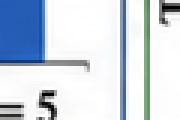
#> input picture gold_bars/axis_arrows_outward/orig_x_tip.png, 180 x 120 px, given in place of orig_x_tip.png.png, which was not available
$ python -i fig_gate_audit.py   (imports and definitions only)
#> lines starting #> are read from the running program, lines starting #| are printed output that depends on the picture; pictures that were not available may be replaced by others from this repository, and a replacement may not be noted
#!/usr/bin/env python3
"""Per-fig OMML + SBS + scene_ui + indistinguishable candidate gates.
t40u: Fallback underscore ban + preview OCR plain-math leak ban.
"""
import json, zipfile, re, shutil
from pathlib import Path
from lxml import etree
from PIL import Image, ImageDraw

ROOT = Path('/workspace/trf_newfigs/consensusretnet_v5')
NS = {
    'm': 'http://schemas.openxmlformats.org/officeDocument/2006/math',
    'a': 'http://schemas.openxmlformats.org/drawingml/2006/main',
    'mc': 'http://schemas.openxmlformats.org/markup-compatibility/2006',
}
# ASCII underscore / ascii-sum fakes that must NOT appear in Fallback or preview
UNDERSCORE_FAKE = re.compile(
    r'(?:V_sys|P_attack|S_info|H_spat|alpha_risk|α_risk|C_51|H_net|P_elec|T_attack|'
    r'sum_[ij]|log_2|m\*\(t\)|O\(d2\)|O\(d\^2\))|(?<![A-Za-z])[A-Za-z]_[A-Za-z0-9]'
)
MATH_RE = re.compile(
    r'V_sys|P_attack|S_info|H_spat|m\*|m⋆|∏|∩|∈\s*R|γ_|α_|σ_|Θ|f_byz|d_model|d_h|∑|'
    r'sum_[ij]|alpha_risk|C_51|H_net'
)
AXIS_OK = re.compile(r'(?i)(log\s*scale|params\s*\(log\)|learning rate|Model Confidence|Confidence \(%\))')


# [107 lines left out: functions _in_fallback, omml_audit, not called in this run]


def make_sbs(fig: str):
    orig = Image.open(ROOT / f'orig/{fig}.png').convert('RGB')
#> orig is the input picture: PIL image 180x120 RGB; mean R, G, B 204.3, 213.8, 225.3
    prev = Image.open(ROOT / f'prev/A/{fig}.png').convert('RGB').resize(orig.size)
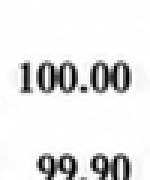
#> input picture gold_bars/axis_arrows_outward/orig_y_tip.png, 150 x 180 px, given in place of orig_x_tip.png.png, which was not available
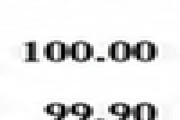
#> prev: PIL image 180x120 RGB; mean R, G, B 229.7, 229.7, 229.8
    sbs = Image.new('RGB', (orig.size[0] * 2 + 8, orig.size[1] + 30), (255, 255, 255))
#> sbs: PIL image 368x150 RGB; every value is 255
    sbs.paste(orig, (0, 28)); sbs.paste(prev, (orig.size[0] + 8, 28))
#> after `sbs.paste(orig, (0, 28))`:
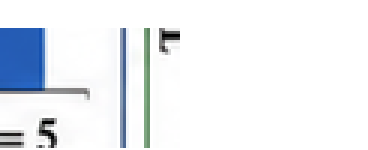
#> sbs: PIL image 368x150 RGB; mean R, G, B 235.2, 238.9, 243.4
#> after `sbs.paste(prev, (orig.size[0] + 8, 28))`:
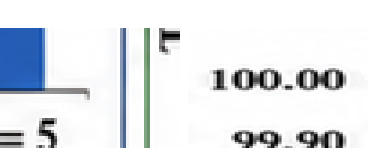
#> sbs: PIL image 368x150 RGB; mean R, G, B 225.3, 229, 233.5
    d = ImageDraw.Draw(sbs)
    d.text((4, 6), f'ORIG {fig}', fill=0)
    d.text((orig.size[0] + 12, 6), 'REPLICA', fill=(0, 80, 160))
    out = ROOT / f'qa/{fig}_vs_orig_sbs.png'
    sbs.save(out)
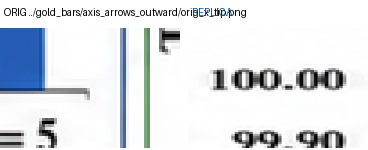
#> saved as orig_x_tip.png_vs_orig_sbs.png: PIL image 368x150 RGB; mean R, G, B 222.4, 226.3, 230.9
    return str(out)


# [61 lines left out: functions write_gates, sync, run, not called in this run]


# [4 lines not run here, left out]

>>> result = make_sbs('../gold_bars/axis_arrows_outward/orig_x_tip.png')
